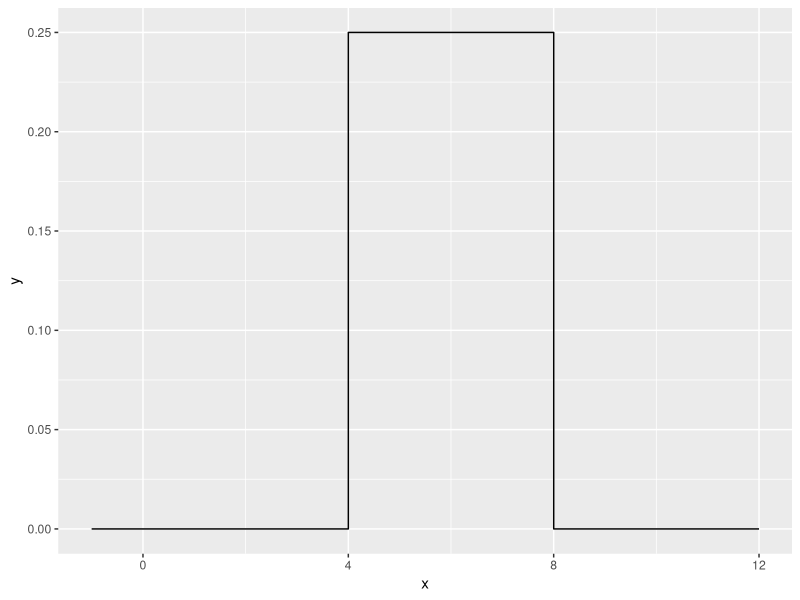
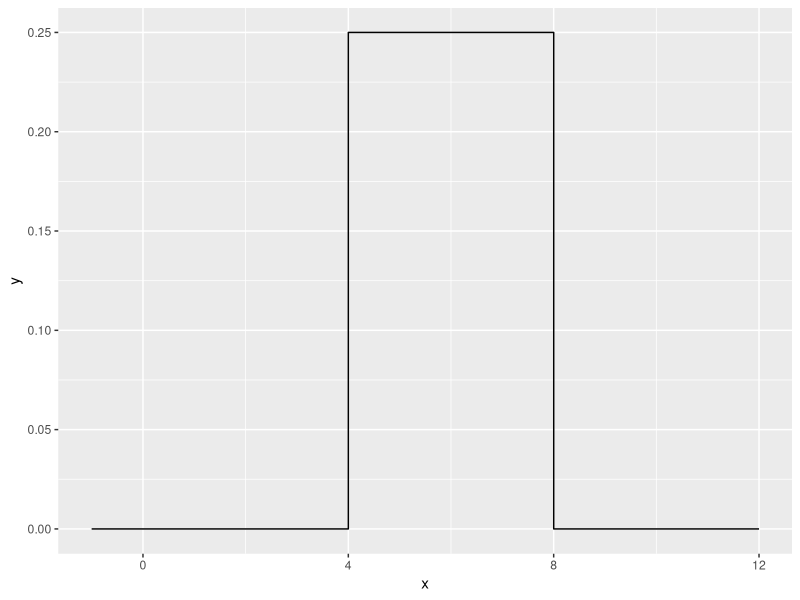
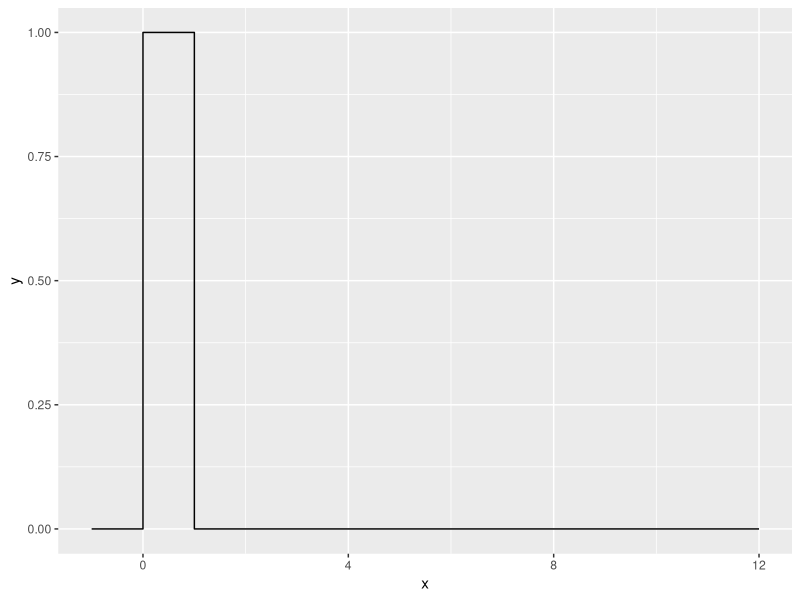
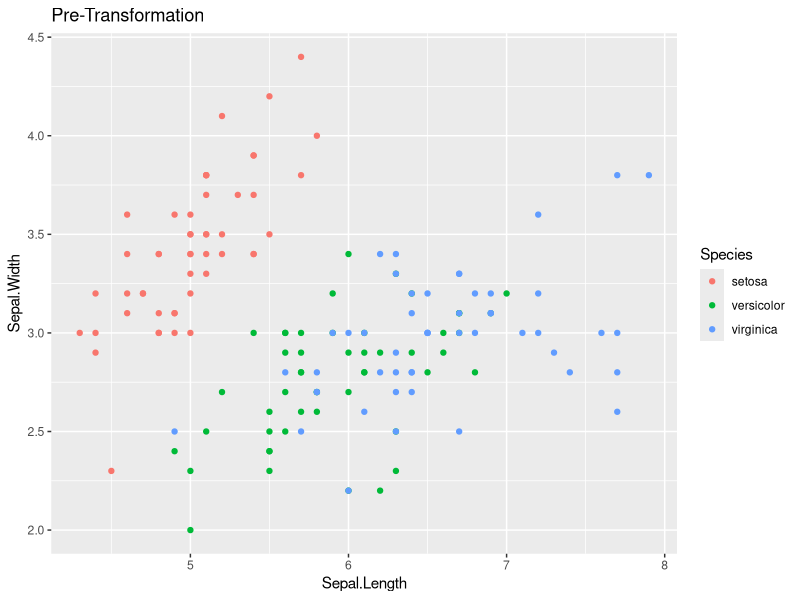
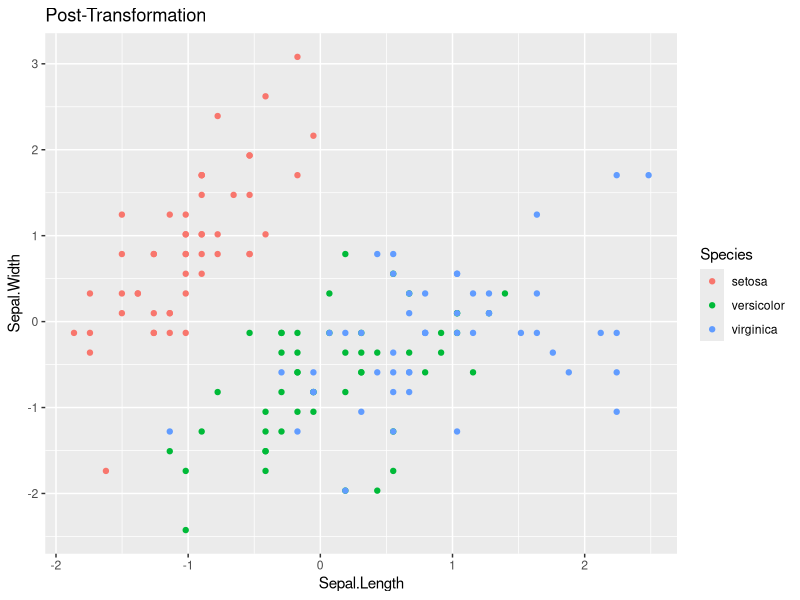

Source code (R) for these figures, in order:
## ---- chunk 1
library(tidyverse)
## ---- chunk 2

# define function duniform:
duniform <- function(x,a,b){
  if( a<=x &  x<=b ){  
    density <- 1/(b-a)
  }else{
    density <- 0
  }
  return(density)
}

# test function duniform:
duniform(4,2,5)

## ---- chunk 3
# define function duniform:
duniform <- function(x,a,b){
  output <- NULL
  for( i in (1:length(x)) ){
    if( a<=x[i] & x[i]<=b ){  
      output[i] <- 1/(b-a)
    }
    else{
      output[i] <- 0
    }
  }
return(output)
}

# test function duniform:
data.frame( x=seq(-1, 12, by=.001) ) %>%
  mutate( y = duniform(x, 4, 8) ) %>%
  ggplot( aes(x=x, y=y) ) +
  geom_step()
## ---- chunk 4
library(microbenchmark)
microbenchmark::microbenchmark( duniform( seq(-4,12,by=.0001), 4, 8), times=100)

## ---- chunk 5

# define function duniform:
duniform <- function(x,a,b){
  output <- NULL
    output <- ifelse( (a<=x & x<=b), 1/(b-a), 0 )
return(output)
}

# test function duniform:
data.frame( x=seq(-1, 12, by=.001) ) %>%
  mutate( y = duniform(x, 4, 8) ) %>%
  ggplot( aes(x=x, y=y) ) +
  geom_step()

library(microbenchmark)
microbenchmark::microbenchmark( duniform( seq(-4,12,by=.0001), 4, 8), times=100)

## ---- chunk 6

# define function duniform:
duniform <- function(x,a=0,b=1){
  output <- NULL
    output <- ifelse( (a<=x & x<=b), 1/(b-a), 0 )
return(output)
}

# test function duniform:
data.frame( x=seq(-1, 12, by=.001) ) %>%
  mutate( y = duniform(x) ) %>%
  ggplot( aes(x=x, y=y) ) +
  geom_step()

library(microbenchmark)
microbenchmark::microbenchmark( duniform( seq(-4,12,by=.0001)), times=100)

## ---- chunk 7

# define function standardize:
standardize <- function(x){
  output <- NULL
  for (i in 1:length(x)){
    output[i] <- (x[i] - mean(x)) / sd(x)
  }
  return(output)
}

data( 'iris' )
# Graph the pre-transformed data.
ggplot(iris, aes(x=Sepal.Length, y=Sepal.Width, color=Species)) +
  geom_point() +
  labs(title='Pre-Transformation')

# Standardize all of the numeric columns
# across() selects columns and applies a function to them
# there column select requires a dplyr column select command such
# as starts_with(), contains(), or where().  The where() command
# allows us to use some logical function on the column to decide
# if the function should be applied or not.
iris.z <- iris %>% mutate( across(where(is.numeric), standardize) )

# Graph the post-transformed data.
ggplot(iris.z, aes(x=Sepal.Length, y=Sepal.Width, color=Species)) +
  geom_point() +
  labs(title='Post-Transformation')
## ---- chunk 8
fizzBuzz <- function(n){
  output = ""
  for (i in 1:n){
    if (i %% 3 == 0 & i %% 5 == 0){
      output <- paste(output, "Fizz Buzz")
    }
    else if (i %% 3 == 0){
      output <- paste(output, "Fizz")
    }
    else if (i %% 5 == 0){
      output <- paste(output, "Buzz")
    }
    else {
      output <- paste(output, as.character(i))
    }
  }
  return(output)
  }

fizzBuzz(15)

## ---- chunk 9
myFill <- function(x){
  new_vect = c()
  for( i in (1:length(x)) ){
    if (is.na(x[i])){
      new_vect[i] <- new_vect[i-1]
    }
    else {new_vect[i] <- x[i]
    }
  }
  return(new_vect)
}

test.vector <- c('A',NA,NA, 'B','C', NA,NA,NA)
myFill(test.vector)
